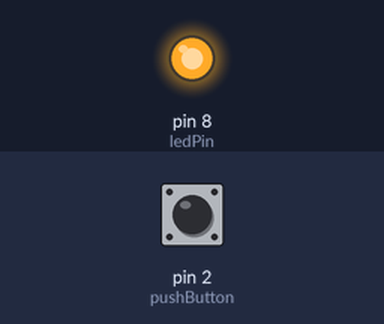
The sketch below on a simulated Arduino Uno, built with avr-gcc and run on an emulated ATmega328P. On the bench: output pins drawn as LEDs (lit = HIGH). Inputs (shaded band) come from the test bench; at power-on: pin 2 (pushButton) HIGH.

Above: at 1.2 s.
1.3 s: pin 2 (pushButton) pulled LOW for 0.15 s
At 1.8 s:
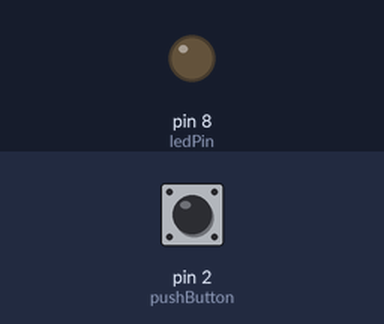
2.9 s: pin 2 (pushButton) pulled LOW for 1 s
At 4.3 s:
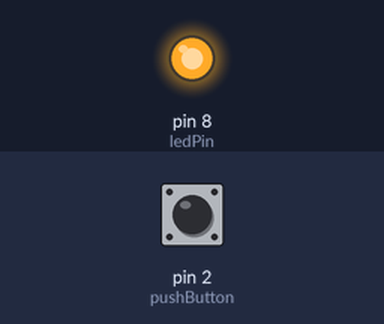
5.4 s: pin 2 (pushButton) pulled LOW for 3.2 s
At 9.1 s:
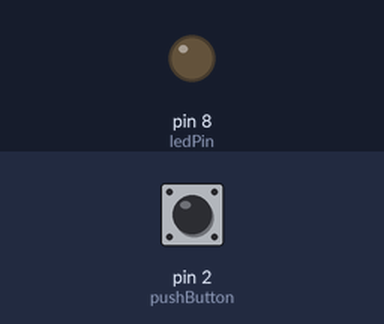
Timing chart, 0 to 10.6 s (numbered marks = the images above; inputs shaded):
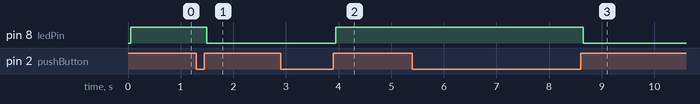

Measured:
- after the input at 1.3 s, pin 8 (ledPin): HIGH → LOW after 0.20 s
- after the input at 2.9 s, pin 8 (ledPin): LOW → HIGH after 1.1 s
- after the input at 5.4 s, pin 8 (ledPin): HIGH → LOW after 3.3 s

The sketch:

lab2.ino
```cpp
const int pushButton = 2;
const int ledPin = 8;

int cnt = 0;
bool ledState = LOW;
bool lastState = LOW;
bool reading = LOW;
bool buttonState = LOW;

unsigned int debounceDelay = 50;
unsigned int lastDebounceTimer = 0;

void setup() {
  Serial.begin(9600);
  pinMode(pushButton, INPUT_PULLUP);
  pinMode(ledPin, OUTPUT);
}

void loop() {
  reading = digitalRead(pushButton);
  if (reading != lastState) {
    lastDebounceTimer = millis();
  }

  if (millis() - lastDebounceTimer > debounceDelay) {
    if (reading != buttonState) {
      buttonState = reading;
      if (buttonState == HIGH) {
        ledState = !ledState;
      }
      digitalWrite(ledPin, ledState);
    }
  }

  lastState = reading;
}
```
